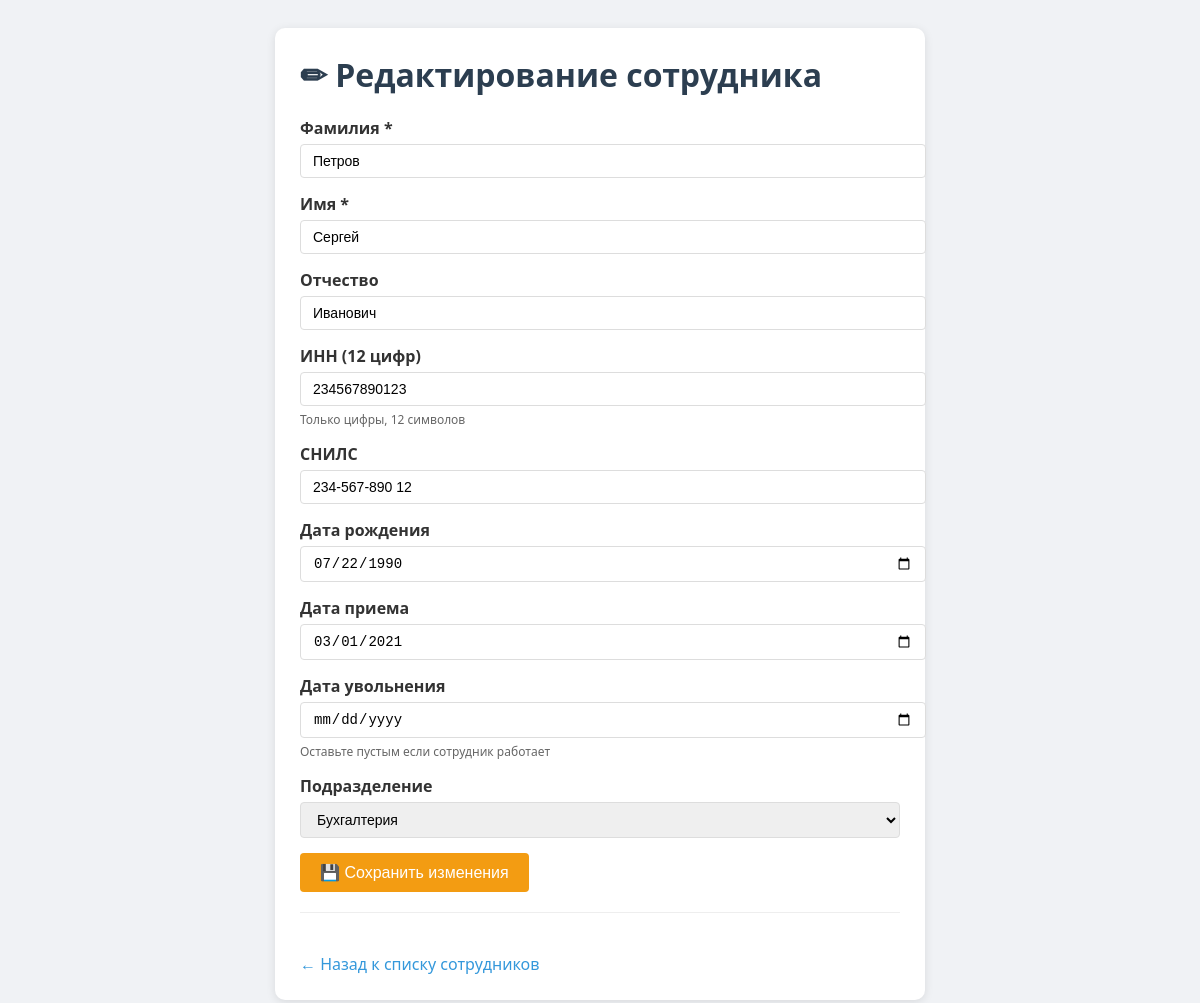
The app's page /employee_edit.php?id=2 with its own data.
### tables this page shows
CREATE TABLE `employees` (
  `employee_id` int(11) NOT NULL,
  `last_name` varchar(100) NOT NULL,
  `first_name` varchar(100) NOT NULL,
  `middle_name` varchar(100) DEFAULT NULL,
  `inn` varchar(12) DEFAULT NULL,
  `snils` varchar(14) DEFAULT NULL,
  `birth_date` date DEFAULT NULL,
  `hire_date` date NOT NULL,
  `dismissal_date` date DEFAULT NULL,
  `department_id` int(11) DEFAULT NULL,
  `position_id` int(11) DEFAULT NULL,
  `created_at` timestamp NULL DEFAULT current_timestamp()
);

CREATE TABLE `departments` (
  `department_id` int(11) NOT NULL,
  `department_name` varchar(150) NOT NULL,
  `cost_center_code` varchar(20) DEFAULT NULL,
  `manager_id` int(11) DEFAULT NULL,
  `created_at` timestamp NULL DEFAULT current_timestamp()
);

### employee_edit.php (the view, shortened to what this page needs)
<?php
require_once 'config.php';
$id = isset($_GET['id']) ? (int)$_GET['id'] : 0;
try {
    $stmt = $pdo->prepare("SELECT * FROM employees WHERE employee_id = :id");
    $stmt->execute([':id' => $id]);
    $employee = $stmt->fetch();
} catch(PDOException $e) {
    die("Ошибка: " . $e->getMessage());
}
$departments = [];
try {
    $stmt = $pdo->query("SELECT department_id, department_name FROM departments ORDER BY department_name");
    $departments = $stmt->fetchAll();
} catch(PDOException $e) {
    $error = "Ошибка загрузки подразделений: " . $e->getMessage();
}
?>
<!DOCTYPE html>
<html lang="ru">
<head>
</head>
<body>
<div class="container">
    <h1>✏ Редактирование сотрудника</h1>
    <form method="POST">
        <div class="form-group">
            <label>Фамилия *</label>
            <input type="text" name="last_name" value="<?= htmlspecialchars($employee['last_name']) ?>" required>
        </div>
        <div class="form-group">
            <label>Имя *</label>
            <input type="text" name="first_name" value="<?= htmlspecialchars($employee['first_name']) ?>" required>
        </div>
        <div class="form-group">
            <label>Отчество</label>
            <input type="text" name="middle_name" value="<?= htmlspecialchars($employee['middle_name'] ?? '') ?>">
        </div>
        <div class="form-group">
            <label>ИНН (12 цифр)</label>
            <input type="text" name="inn" value="<?= htmlspecialchars($employee['inn'] ?? '') ?>" maxlength="12" pattern="\d*">
            <div class="note">Только цифры, 12 символов</div>
        </div>
        <div class="form-group">
            <label>СНИЛС</label>
            <input type="text" name="snils" value="<?= htmlspecialchars($employee['snils'] ?? '') ?>" placeholder="XXX-XXX-XXX XX">
        </div>
        <div class="form-group">
            <label>Дата рождения</label>
            <input type="date" name="birth_date" value="<?= $employee['birth_date'] ?? '' ?>">
        </div>
        <div class="form-group">
            <label>Дата приема</label>
            <input type="date" name="hire_date" value="<?= $employee['hire_date'] ?? '' ?>">
        </div>
        <div class="form-group">
            <label>Дата увольнения</label>
            <input type="date" name="dismissal_date" value="<?= $employee['dismissal_date'] ?? '' ?>">
            <div class="note">Оставьте пустым если сотрудник работает</div>
        </div>
        <div class="form-group">
            <label>Подразделение</label>
            <select name="department_id">
                <?php foreach ($departments as $dept): ?>
                    <option value="<?= $dept['department_id'] ?>" <?= ($employee['department_id'] == $dept['department_id']) ? 'selected' : '' ?>>
                        <?= htmlspecialchars($dept['department_name']) ?>
                    </option>
                <?php endforeach; ?>
            </select>
        </div>
        <button type="submit">💾 Сохранить изменения</button>
    </form>
    <hr>
    <a href="index.php" class="back">← Назад к списку сотрудников</a>
</div>
</body>
</html>

### employee_edit.php (style rules this page uses)
body { font-family: 'Segoe UI', Arial, sans-serif; background: #f0f2f5; padding: 20px; }
.container { max-width: 600px; margin: 0 auto; background: white; padding: 25px; border-radius: 10px; box-shadow: 0 2px 10px rgba(0,0,0,0.1); }
h1 { color: #2c3e50; margin-top: 0; }
.form-group { margin-bottom: 15px; }
label { display: block; margin-bottom: 5px; font-weight: bold; color: #333; }
input, select { width: 100%; padding: 8px 12px; border: 1px solid #ddd; border-radius: 4px; font-size: 14px; }
button { background: #f39c12; color: white; padding: 10px 20px; border: none; border-radius: 4px; cursor: pointer; font-size: 16px; }
.back { display: inline-block; margin-top: 20px; color: #3498db; text-decoration: none; }
hr { margin: 20px 0; border: none; border-top: 1px solid #eee; }
.note { font-size: 12px; color: #666; margin-top: 5px; }

### records on screen
employees: last_name "Петров", first_name "Сергей", middle_name "Иванович", inn "234567890123", snils "234-567-890 12", birth_date "07/22/1990", hire_date "03/01/2021", department_id "Бухгалтерия"
